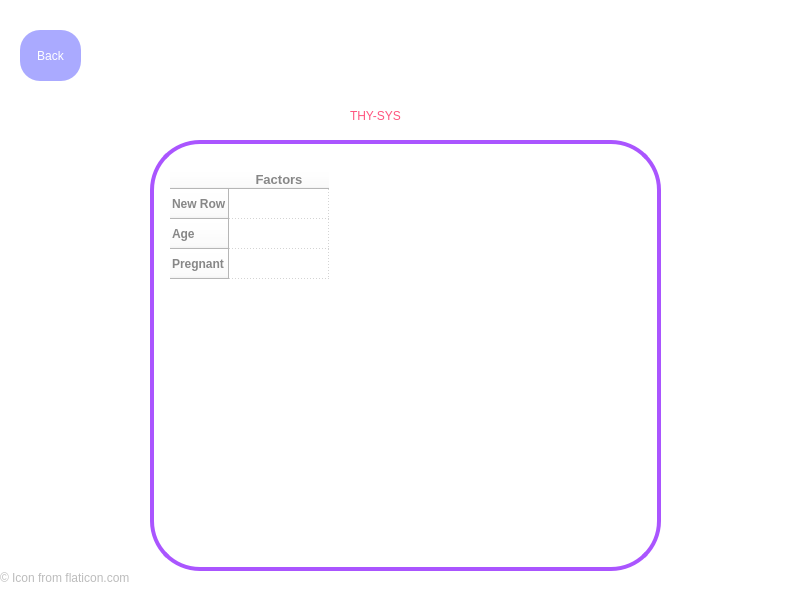
<?xml version="1.0" encoding="UTF-8"?>
<ui version="4.0">
 <class>Form</class>
 <widget class="QWidget" name="Form">
  <property name="geometry">
   <rect>
    <x>0</x>
    <y>0</y>
    <width>801</width>
    <height>599</height>
   </rect>
  </property>
  <property name="windowTitle">
   <string>Form</string>
  </property>
  <property name="styleSheet">
   <string notr="true">background-color: rgb(255, 255, 255);</string>
  </property>
  <widget class="QPushButton" name="Back">
   <property name="geometry">
    <rect>
     <x>20</x>
     <y>30</y>
     <width>61</width>
     <height>51</height>
    </rect>
   </property>
   <property name="styleSheet">
    <string notr="true">color: rgb(255, 255, 255);
background-color: rgb(170, 170, 255);
border-radius:20px;</string>
   </property>
   <property name="text">
    <string>Back</string>
   </property>
  </widget>
  <widget class="QLabel" name="icon">
   <property name="geometry">
    <rect>
     <x>350</x>
     <y>10</y>
     <width>111</width>
     <height>91</height>
    </rect>
   </property>
   <property name="text">
    <string/>
   </property>
   <property name="pixmap">
    <pixmap>thyroid.png</pixmap>
   </property>
   <property name="scaledContents">
    <bool>true</bool>
   </property>
  </widget>
  <widget class="QLabel" name="label_3">
   <property name="geometry">
    <rect>
     <x>0</x>
     <y>570</y>
     <width>291</width>
     <height>16</height>
    </rect>
   </property>
   <property name="styleSheet">
    <string notr="true">color: rgb(188, 188, 188);</string>
   </property>
   <property name="text">
    <string>© Icon from flaticon.com</string>
   </property>
  </widget>
  <widget class="QLabel" name="thysysName">
   <property name="geometry">
    <rect>
     <x>350</x>
     <y>100</y>
     <width>111</width>
     <height>31</height>
    </rect>
   </property>
   <property name="styleSheet">
    <string notr="true">color: rgb(255, 85, 127);
font: 87 14pt &quot;Arial Black&quot;;
</string>
   </property>
   <property name="text">
    <string>THY-SYS</string>
   </property>
  </widget>
  <widget class="QWidget" name="widget" native="true">
   <property name="geometry">
    <rect>
     <x>150</x>
     <y>140</y>
     <width>511</width>
     <height>431</height>
    </rect>
   </property>
   <property name="styleSheet">
    <string notr="true">border: 4px solid rgb(170, 85, 255);
border-radius: 50px;</string>
   </property>
   <widget class="QLabel" name="error">
    <property name="geometry">
     <rect>
      <x>100</x>
      <y>205</y>
      <width>241</width>
      <height>31</height>
     </rect>
    </property>
    <property name="styleSheet">
     <string notr="true">border: rgb(0, 0, 0);
color: rgb(255, 0, 0);
text-align:center;</string>
    </property>
    <property name="text">
     <string/>
    </property>
   </widget>
   <widget class="QTableWidget" name="tableWidget">
    <property name="geometry">
     <rect>
      <x>20</x>
      <y>30</y>
      <width>481</width>
      <height>371</height>
     </rect>
    </property>
    <property name="font">
     <font>
      <family>arial</family>
      <pointsize>12</pointsize>
      <weight>75</weight>
      <italic>false</italic>
      <bold>true</bold>
     </font>
    </property>
    <property name="styleSheet">
     <string notr="true">color: rgb(135, 135, 135);
font-family: arial;
font-weight: bold;
border:white;</string>
    </property>
    <property name="frameShape">
     <enum>QFrame::NoFrame</enum>
    </property>
    <property name="frameShadow">
     <enum>QFrame::Raised</enum>
    </property>
    <property name="sizeAdjustPolicy">
     <enum>QAbstractScrollArea::AdjustToContents</enum>
    </property>
    <property name="editTriggers">
     <set>QAbstractItemView::NoEditTriggers</set>
    </property>
    <property name="gridStyle">
     <enum>Qt::DotLine</enum>
    </property>
    <attribute name="horizontalHeaderCascadingSectionResizes">
     <bool>false</bool>
    </attribute>
    <attribute name="horizontalHeaderMinimumSectionSize">
     <number>51</number>
    </attribute>
    <row>
     <property name="text">
      <string>New Row</string>
     </property>
    </row>
    <row>
     <property name="text">
      <string>Age</string>
     </property>
    </row>
    <row>
     <property name="text">
      <string>Pregnant</string>
     </property>
    </row>
    <column>
     <property name="text">
      <string>Factors</string>
     </property>
     <property name="font">
      <font>
       <pointsize>10</pointsize>
       <weight>75</weight>
       <bold>true</bold>
      </font>
     </property>
    </column>
   </widget>
  </widget>
 </widget>
 <resources/>
 <connections/>
</ui>
